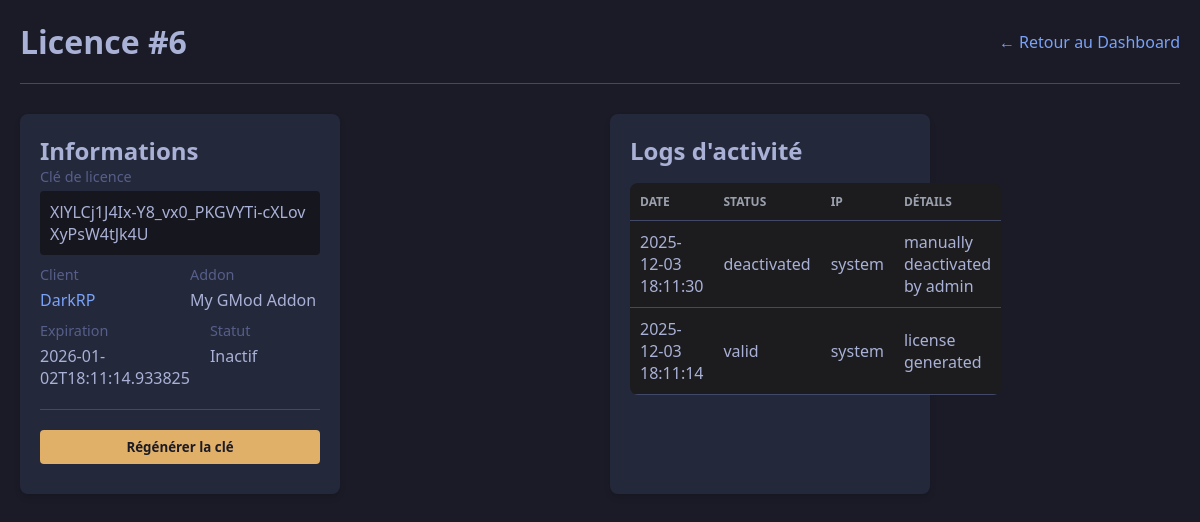
Screenshot of /licenses/6 (signed in) with the database file from the repository.
### tables this page shows
CREATE TABLE licenses (
            id INTEGER PRIMARY KEY AUTOINCREMENT,
            key TEXT UNIQUE NOT NULL,
            client_id INTEGER,
            addon_id INTEGER,
            generated_at TEXT,
            last_regen TEXT,
            expiration TEXT,
            active INTEGER DEFAULT 1,
            FOREIGN KEY(client_id) REFERENCES clients(id),
            FOREIGN KEY(addon_id) REFERENCES addons(id)
        );

CREATE TABLE clients (
            id INTEGER PRIMARY KEY AUTOINCREMENT,
            name TEXT NOT NULL,
            email TEXT,
            created_at TIMESTAMP DEFAULT CURRENT_TIMESTAMP
        );

CREATE TABLE addons (
            id INTEGER PRIMARY KEY AUTOINCREMENT,
            name TEXT NOT NULL,
            version TEXT,
            description TEXT
        );

CREATE TABLE logs (
            id INTEGER PRIMARY KEY AUTOINCREMENT,
            license_id INTEGER,
            timestamp TEXT,
            ip_address TEXT,
            status TEXT,
            details TEXT,
            FOREIGN KEY(license_id) REFERENCES licenses(id)
        );

### dashboard/admin.py (the view)
@app.get("/licenses/<int:license_id>")
def license_detail(license_id):
    guard = _guard()
    if guard:
        return guard
    return render_template(
        "license_detail.html",
        license=license_repo.get_license(license_id),
        logs=log_repo.list_for_license(license_id),
    )

### dashboard/admin.py (called while the page is built)
def _guard():
    if not session.get("admin"):
        return redirect(url_for("login"))

### shared/models/license_repo.py (called while the page is built)
def get_license(license_id):
    row = _conn.execute(
        """SELECT licenses.*, clients.name AS client_name, addons.name AS addon_name
           FROM licenses
           LEFT JOIN clients ON clients.id=licenses.client_id
           LEFT JOIN addons ON addons.id=licenses.addon_id
           WHERE licenses.id=?""",
        (license_id,)
    ).fetchone()
    return dict(row) if row else None

### shared/models/log_repo.py (called while the page is built)
def _exec(sql, params=()):
    cur = _conn.execute(sql, params)
    _conn.commit()
    return cur

def list_for_license(license_id):
    rows = _exec(
        "SELECT * FROM logs WHERE license_id=? ORDER BY timestamp DESC",
        (license_id,),
    ).fetchall()
    return [dict(r) for r in rows]

### dashboard/templates/license_detail.html (shortened to what this page needs)
{% extends "layout.html" %}
{% block content %}
<header>
    <h1>Licence #{{ license.id }}</h1>
    <a href="{{ url_for('dashboard') }}">← Retour au Dashboard</a>
</header>
<div class="grid">
    <section class="card">
        <h2>Informations</h2>
        <div style="display: grid; gap: 10px;">
            <div>
                <label>Clé de licence</label>
                <code style="display: block; padding: 10px; background: #16161e; border-radius: 4px; word-break: break-all;">{{ license.key }}</code>
            </div>
            <div style="display: grid; grid-template-columns: 1fr 1fr; gap: 20px;">
                <div>
                    <label>Client</label>
                    <a href="{{ url_for('client_detail', client_id=license.client_id) }}">{{ license.client_name }}</a>
                </div>
                <div>
                    <label>Addon</label>
                    <span>{{ license.addon_name }}</span>
                </div>
            </div>
            <div style="display: grid; grid-template-columns: 1fr 1fr; gap: 20px;">
                <div>
                    <label>Expiration</label>
                    <span>{{ license.expiration }}</span>
                </div>
                <div>
                    <label>Statut</label>
                    <span>{{ "Actif" if license.active else "Inactif" }}</span>
                </div>
            </div>
        </div>
        <div style="margin-top: 20px; border-top: 1px solid #414868; padding-top: 20px; display: flex; gap: 10px;">
            <form method="post" action="{{ url_for('dash_regen', license_id=license.id) }}" onsubmit="return confirm('Êtes-vous sûr de vouloir régénérer cette clé ? L\'ancienne cessera de fonctionner.');" style="flex: 1;">
                <button type="submit" style="background: #e0af68; color: #1a1b26;">Régénérer la clé</button>
            </form>
        </div>
    </section>
    <section class="card">
        <h2>Logs d'activité</h2>
        <table>
            <thead>
                <tr>
                    <th>Date</th>
                    <th>Status</th>
                    <th>IP</th>
                    <th>Détails</th>
                </tr>
            </thead>
            <tbody>
                {% for log in logs %}
                    <tr>
                        <td>{{ log.timestamp[:19].replace('T', ' ') }}</td>
                        <td>{{ log.status }}</td>
                        <td>{{ log.ip_address }}</td>
                        <td>{{ log.details }}</td>
                    </tr>
                {% else %}
                    <tr><td colspan="4" style="text-align: center; color: #565f89;">Aucun log pour cette licence.</td></tr>
                {% endfor %}
            </tbody>
        </table>
    </section>
</div>
{% endblock %}

### dashboard/static/css/app.css (style rules this page uses)
:root { color-scheme: dark; --bg: #111; --panel: #1c1c1f; --accent: #3f8efc; --text: #f5f5f5; --muted: #9aa0ac; }
* { box-sizing: border-box; font-family: "Segoe UI", sans-serif; margin: 0; padding: 0; }
body { background: var(--bg); color: var(--text); padding: 2rem; }
header { display: flex; justify-content: space-between; align-items: center; margin-bottom: 2rem; }
a { color: var(--accent); text-decoration: none; }
table { width: 100%; border-collapse: collapse; margin-top: 1rem; background: var(--panel); border-radius: 8px; overflow: hidden; }
th, td { padding: 0.75rem 1rem; border-bottom: 1px solid rgba(255,255,255,0.06); }
th { text-transform: uppercase; font-size: 0.75rem; color: var(--muted); }
section { margin-bottom: 2rem; background: var(--panel); padding: 1.5rem; border-radius: 10px; }
.grid { display: grid; grid-template-columns: repeat(auto-fit, minmax(250px, 1fr)); gap: 1rem; margin-bottom: 2rem; }
button { background: var(--accent); border: none; color: #fff; padding: 0.6rem 1.2rem; border-radius: 6px; cursor: pointer; }
.card { background: var(--panel); padding: 2rem; border-radius: 12px; width: 320px; }
.card form { display: flex; flex-direction: column; gap: 0.8rem; }
.card { animation: fadeIn 0.6s ease; }

### dashboard/templates/layout.html (style rules this page uses)
:root { --bg: #1a1b26; --fg: #a9b1d6; --card: #24283b; --primary: #7aa2f7; --danger: #f7768e; }
body { background: var(--bg); color: var(--fg); font-family: system-ui, sans-serif; margin: 0; padding: 20px; }
a { color: var(--primary); text-decoration: none; }
header { display: flex; justify-content: space-between; align-items: center; margin-bottom: 30px; border-bottom: 1px solid #414868; padding-bottom: 20px; }
.card { background: var(--card); padding: 20px; border-radius: 8px; margin-bottom: 20px; box-shadow: 0 4px 6px rgba(0,0,0,0.1); }
.grid { display: grid; grid-template-columns: repeat(auto-fit, minmax(300px, 1fr)); gap: 20px; margin-bottom: 20px; }
table { width: 100%; border-collapse: collapse; }
th, td { padding: 10px; text-align: left; border-bottom: 1px solid #414868; }
input, select, button { background: #16161e; border: 1px solid #414868; color: white; padding: 8px; border-radius: 4px; width: 100%; box-sizing: border-box; margin-bottom: 10px; }
button { background: var(--primary); border: none; cursor: pointer; font-weight: bold; }
label { display: block; margin-bottom: 5px; font-size: 0.9em; color: #565f89; }

### rows the page displays
licenses: id "6", key "XlYLCj1J4Ix-Y8_vx0_PKGVYTi-cXLovXyPsW4tJk4U", expiration "2026-01-02T18:11:14.933825", active "Inactif"
clients: client_name "DarkRP"
addons: addon_name "My GMod Addon"
logs: timestamp "2025-12-03 18:11:30", status "deactivated", ip_address "system", details "manually deactivated by admin"
logs: timestamp "2025-12-03 18:11:14", status "valid", ip_address "system", details "license generated"
